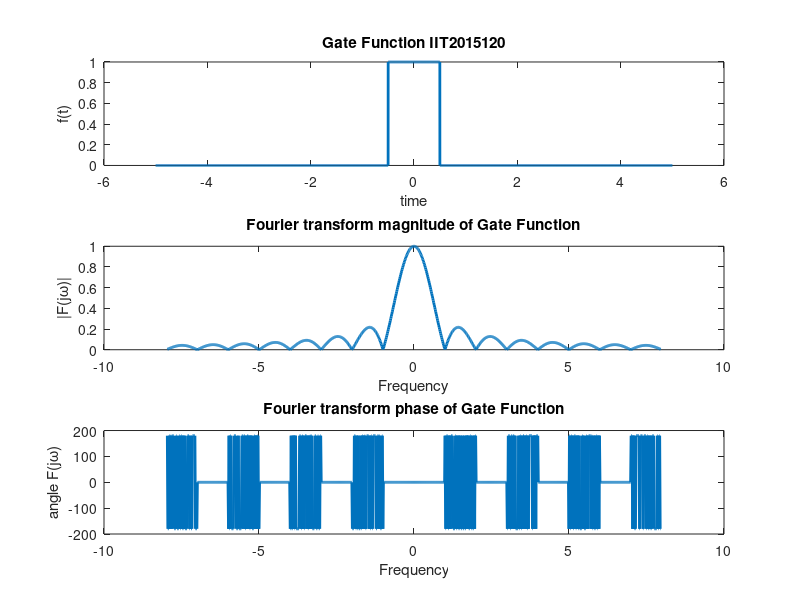

Recreate this plot in MATLAB.
t = -5:0.001:5;
f = zeros(size(t));
for i = 1:length(t)
    if abs(t(i)) <= 1/2
        f(i) = 1;
    else
        f(i) = 0;
    end
end
figure;
subplot(3,1,1);
plot(t,f,'LineWidth',2);
xlabel('time');
ylabel('f(t)');
title('Gate Function IIT2015120');
 
omega = [-50 : 0.1 : 50];
F = zeros(size(omega));
for i =1 : length(omega)
    F(i) = trapz(t,f.*exp(-j*omega(i)*t));
end
F_magnitude = abs(F);
subplot(3,1,2);
plot(omega./(2*pi),F_magnitude,'LineWidth',2);
ylim([0 1])
xlabel('Frequency');
ylabel('|F(j\omega)|');
title('Fourier transform magnitude of Gate Function');

F_angle = angle(F);
subplot(3,1,3);
plot(omega./(2*pi),F_angle.*(180/pi),'LineWidth',2);
xlabel('Frequency');
ylabel('angle F(j\omega)');
title('Fourier transform phase of Gate Function');